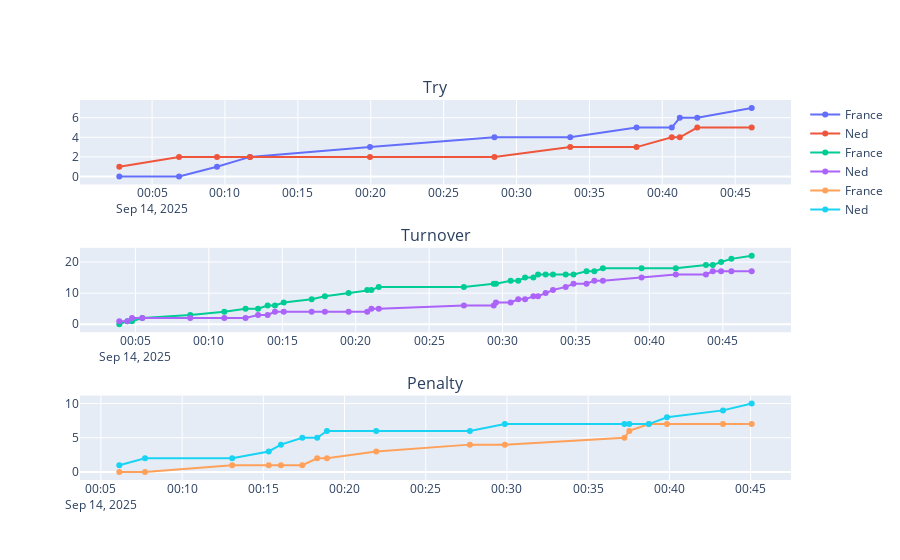

Source (notebook cell):
### Code cell
events = ["Try", "Turnover", "Penalty"]
fig = make_subplots(len(events),1, subplot_titles=events)
for i, event_name in enumerate(events):
    event_data = []
    event_local, event_other = 0, 0
    for j, row in data_df[data_df["Type"]==event_name].iterrows():
        if row["Against France"]:
            event_other += 1
        else:
            event_local += 1
        event_data.append([
            row["Time"],
            event_local,
            event_other]
        )
    event_df = pd.DataFrame(event_data, columns=["Time", f"{event_name} {LOCAL_TEAM_NAME}", f"{event_name} {OTHER_TEAM_NAME}"])

    fig.add_trace(go.Scatter(
        x=event_df["Time"], y=event_df[f"{event_name} {LOCAL_TEAM_NAME}"], name=LOCAL_TEAM_NAME, mode='markers+lines'
    ), i+1, 1)
    fig.add_trace(go.Scatter(x=event_df["Time"], y=event_df[f"{event_name} {OTHER_TEAM_NAME}"], name=OTHER_TEAM_NAME, mode='markers+lines'), i+1, 1)
fig.update_layout(hovermode="x unified")
fig.write_html(output_data_root / "events.html")
fig.show()
